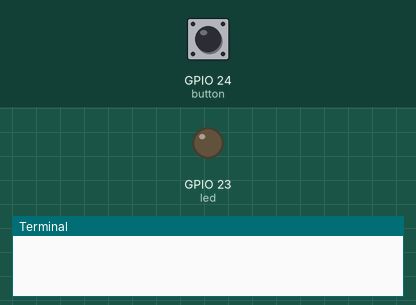
This program was run on a simulated Raspberry Pi (BCM pin numbers). On the bench: output pins drawn as LEDs (lit = HIGH), the last lines printed to the terminal. The test bench sets the inputs (shaded band); at power-on: GPIO 24 (button) HIGH.

Above: at 1.2 s.
1.3 s: GPIO 24 (button) pulled LOW for 0.15 s
At 1.37 s:
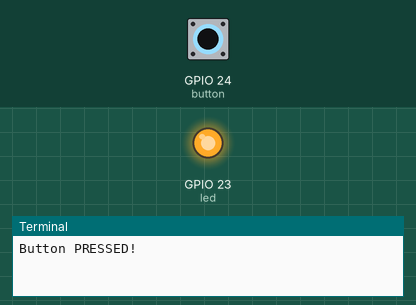
2.9 s: GPIO 24 (button) pulled LOW for 3.2 s
At 6.8 s:
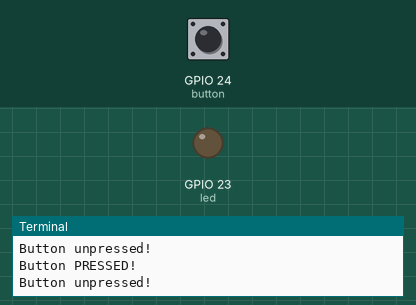
Timing chart, 0 to 8.3 s (numbered marks = the images above; inputs shaded):
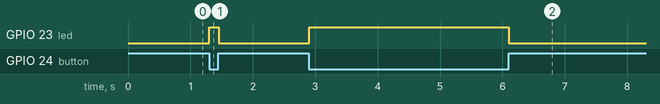

Measured:
- after the input at 1.3 s, GPIO 23 (led): LOW → HIGH at once, → LOW 0.15 s later
- after the input at 2.9 s, GPIO 23 (led): LOW → HIGH at once, → LOW 3.2 s later

The program:

led-button.py
```python
from gpiozero import Button, LED
from signal import pause

def press():
  print ( "Button PRESSED!" )
  led.on()

def unpress():
  print ( "Button unpressed!" )
  led.off()

led=LED(23)
led.off()
button=Button(24)
button.when_released=unpress
button.when_pressed=press

pause()
```
